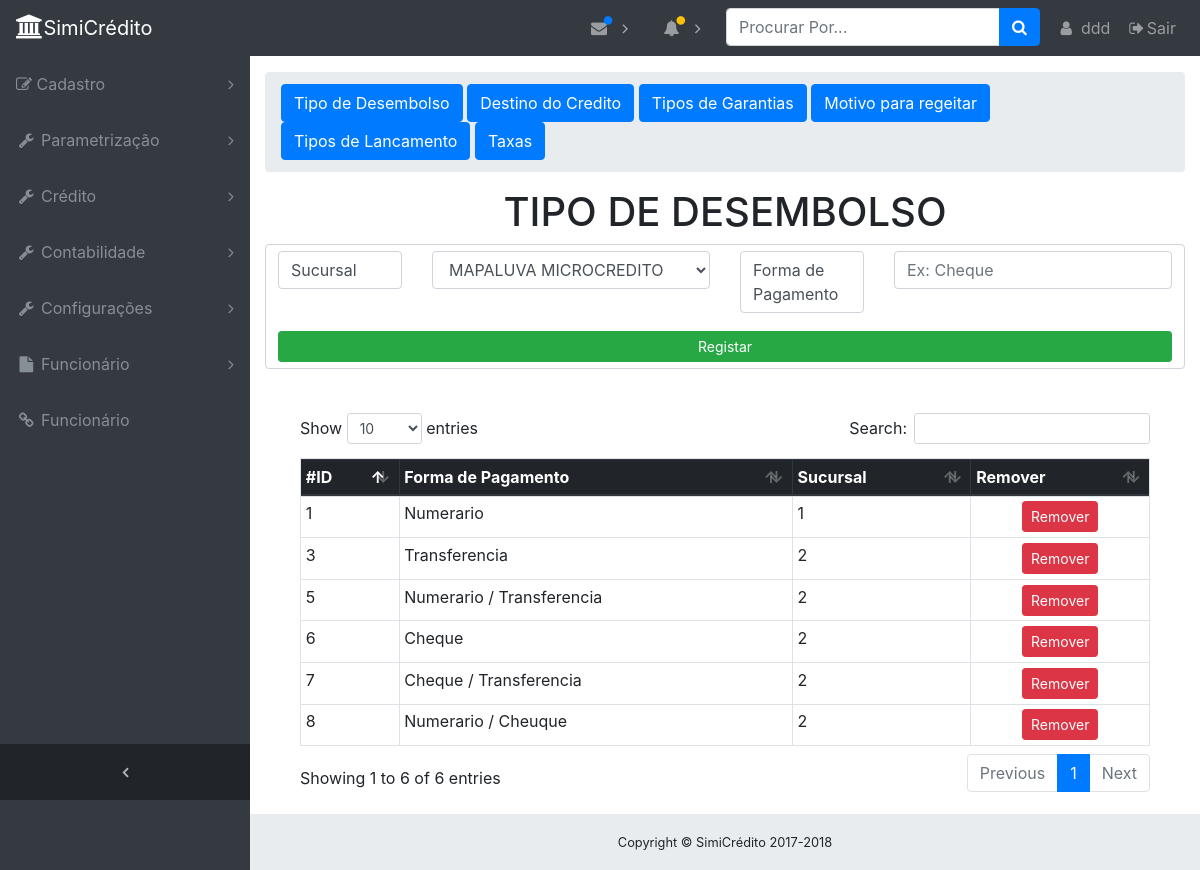
The page /par-TipoDesembolso.php (signed in) on the database its author committed.
### tables this page shows
CREATE TABLE `tb_formapagamento` (
  `IdFormaPagamento` int(10) NOT NULL,
  `FormaPagamento` varchar(255) DEFAULT NULL,
  `IdSucursal` int(10) DEFAULT NULL
);

### par-TipoDesembolso.php (the view, shortened to what this page needs)
<?php
include_once('dbcon.php');
$resultSucursais = mysqli_query($conn, "SELECT * FROM tb_sucursal");
$resultFormaPagamento = mysqli_query($conn, "SELECT * FROM tb_formapagamento");
?>
<?php require_once 'header.php'; ?>
<ol class="breadcrumb">
    <div>
        <a href="par-TipoDesembolso.php" class="btn btn-primary">Tipo de Desembolso</a>
        <a href="par-DestinoCredito.php" class="btn btn-primary">Destino do Credito</a>
        <a href="par-TipoGarantia.php" class="btn btn-primary">Tipos de Garantias</a>
        <a href="par-MotivoRegeita.php" class="btn btn-primary">Motivo para regeitar</a>
        <a href="par-TipoLancamento.php" class="btn btn-primary">Tipos de Lancamento</a>
        <a href="par-Taxas.php" class="btn btn-primary">Taxas</a></div>
</ol>
<div style="width: auto; margin: 0px auto;">
    <form method="post" action="<?php echo htmlspecialchars($_SERVER['PHP_SELF']); ?>">
        <center><h1>TIPO DE DESEMBOLSO</h1></center>
        <div class="form-control">
            <div style="margin-bottom: 10px" class="row">
                <div class="col-sm-2"><label class="form-control">Sucursal</label></div>
                <div class="col-sm-4"><select name="IdSucursal" class="form-control">
                        <?php while ($row = mysqli_fetch_array($resultSucursais)):; ?>
                            <option
                                value="<?php echo $row[0]; ?>">                             <?php echo $row[1]; ?></option>
                        <?php endwhile; ?>
                    </select></div>
                <div class="col-sm-2"><label class="form-control">Forma de Pagamento</label></div>
                <div class="col-sm-4"><input type="text" name="FormaPagamento" class="form-control" required
                                             placeholder="Ex: Cheque"></div>
            </div>
            <div  class="row">
                <div class="col-sm-12">
                    <center><input width="auto" type="submit" name="btn-register" value="Registar"
                                   class="btn btn-success btn-sm btn-block"></center>
                </div>
            </div>
        </div>
    </form>
</div>
<br>
<div class="card-body">
    <div class="table-responsive">
        <table class="table table-bordered table-sm" id="dataTable" width="100%" cellspacing="0">
            <thead class="thead-dark">
            <tr>
                <th>#ID</th>
                <th>Forma de Pagamento</th>
                <th>Sucursal</th>
                <th>Remover</th>
            </tr>
            </thead>
            <tbody>
            <?php while ($row = mysqli_fetch_array($resultFormaPagamento)) { ?>
                <tr>
                    <td><?php echo $row['IdFormaPagamento']; ?></td>
                    <td><?php echo $row['FormaPagamento']; ?></td>
                    <td><?php echo $row['IdSucursal']; ?></td>
                    <td>
                        <center><a class="btn btn-danger btn-sm"
                                   href="par-TipoDesembolso.php?Remover=<?php echo $row['IdFormaPagamento']; ?>">Remover</a>
                        </center>
                    </td>
                </tr>
            <?php } ?>
            </tbody>
        </table>
    </div>
</div>
<?php require_once 'footer.php'; ?>
</body>
</html>

### css/sb-admin.css (style rules this page uses)
html { position: relative; min-height: 100%; }
body { overflow-x: hidden; }
body.sticky-footer { margin-bottom: 56px; }
body.fixed-nav { padding-top: 56px; }

### rows shown on the page
tb_formapagamento: IdFormaPagamento "1", FormaPagamento "Numerario", IdSucursal "1"
tb_formapagamento: IdFormaPagamento "3", FormaPagamento "Transferencia", IdSucursal "2"
tb_formapagamento: IdFormaPagamento "5", FormaPagamento "Numerario / Transferencia", IdSucursal "2"
tb_formapagamento: IdFormaPagamento "6", FormaPagamento "Cheque", IdSucursal "2"
tb_formapagamento: IdFormaPagamento "7", FormaPagamento "Cheque / Transferencia", IdSucursal "2"
tb_formapagamento: IdFormaPagamento "8", FormaPagamento "Numerario / Cheuque", IdSucursal "2"

### other values the page prints
$_SESSION['NomeUsuario'] "ddd"
form field IdSucursal "MAPALUVA MICROCREDITO"
